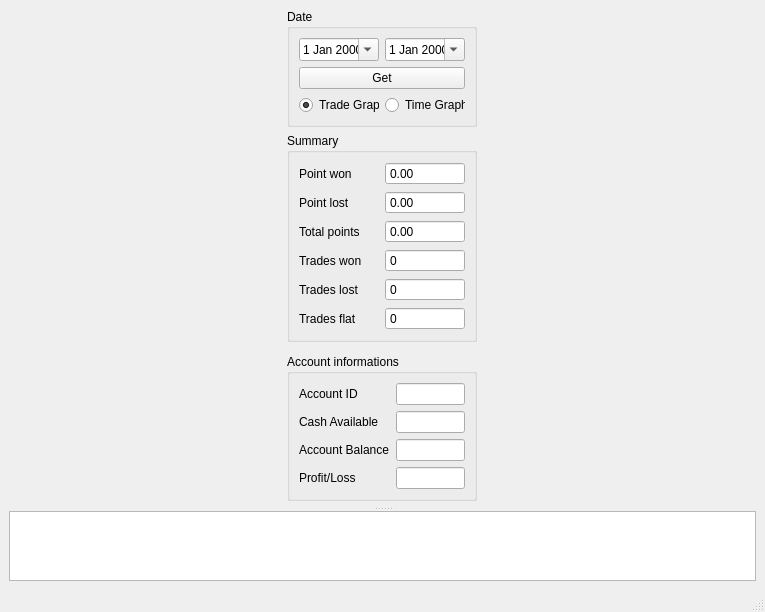
<?xml version="1.0" encoding="UTF-8"?>
<ui version="4.0">
 <class>MainWindowHistory</class>
 <widget class="QMainWindow" name="MainWindowHistory">
  <property name="geometry">
   <rect>
    <x>0</x>
    <y>0</y>
    <width>765</width>
    <height>580</height>
   </rect>
  </property>
  <property name="windowTitle">
   <string>History</string>
  </property>
  <widget class="QWidget" name="centralwidget">
   <layout class="QVBoxLayout" name="verticalLayout">
    <item>
     <widget class="QSplitter" name="splitter">
      <property name="orientation">
       <enum>Qt::Vertical</enum>
      </property>
      <widget class="QWidget" name="layoutWidget">
       <layout class="QGridLayout" name="gridLayout_5">
        <item row="1" column="0">
         <widget class="QGroupBox" name="groupBox_Summary">
          <property name="minimumSize">
           <size>
            <width>0</width>
            <height>0</height>
           </size>
          </property>
          <property name="maximumSize">
           <size>
            <width>190</width>
            <height>16777215</height>
           </size>
          </property>
          <property name="title">
           <string>Summary</string>
          </property>
          <layout class="QGridLayout" name="gridLayout_3">
           <item row="1" column="1">
            <widget class="QDoubleSpinBox" name="doubleSpinBox_PointsLost">
             <property name="readOnly">
              <bool>true</bool>
             </property>
             <property name="buttonSymbols">
              <enum>QAbstractSpinBox::NoButtons</enum>
             </property>
             <property name="minimum">
              <double>-10000.000000000000000</double>
             </property>
             <property name="maximum">
              <double>10000.000000000000000</double>
             </property>
            </widget>
           </item>
           <item row="0" column="0">
            <widget class="QLabel" name="label_8">
             <property name="text">
              <string>Point won</string>
             </property>
            </widget>
           </item>
           <item row="5" column="1">
            <widget class="QSpinBox" name="spinBox_TradesFlat">
             <property name="readOnly">
              <bool>true</bool>
             </property>
             <property name="buttonSymbols">
              <enum>QAbstractSpinBox::NoButtons</enum>
             </property>
            </widget>
           </item>
           <item row="5" column="0">
            <widget class="QLabel" name="label_13">
             <property name="text">
              <string>Trades flat</string>
             </property>
            </widget>
           </item>
           <item row="4" column="0">
            <widget class="QLabel" name="label_12">
             <property name="text">
              <string>Trades lost</string>
             </property>
            </widget>
           </item>
           <item row="4" column="1">
            <widget class="QSpinBox" name="spinBox_TradesLost">
             <property name="readOnly">
              <bool>true</bool>
             </property>
             <property name="buttonSymbols">
              <enum>QAbstractSpinBox::NoButtons</enum>
             </property>
            </widget>
           </item>
           <item row="1" column="0">
            <widget class="QLabel" name="label_9">
             <property name="text">
              <string>Point lost</string>
             </property>
            </widget>
           </item>
           <item row="2" column="0">
            <widget class="QLabel" name="label_10">
             <property name="text">
              <string>Total points</string>
             </property>
            </widget>
           </item>
           <item row="3" column="0">
            <widget class="QLabel" name="label_11">
             <property name="text">
              <string>Trades won</string>
             </property>
            </widget>
           </item>
           <item row="0" column="1">
            <widget class="QDoubleSpinBox" name="doubleSpinBox_PointsWon">
             <property name="readOnly">
              <bool>true</bool>
             </property>
             <property name="buttonSymbols">
              <enum>QAbstractSpinBox::NoButtons</enum>
             </property>
             <property name="maximum">
              <double>10000.000000000000000</double>
             </property>
            </widget>
           </item>
           <item row="2" column="1">
            <widget class="QDoubleSpinBox" name="doubleSpinBox_PointsTotal">
             <property name="readOnly">
              <bool>true</bool>
             </property>
             <property name="buttonSymbols">
              <enum>QAbstractSpinBox::NoButtons</enum>
             </property>
             <property name="minimum">
              <double>-1000000.000000000000000</double>
             </property>
             <property name="maximum">
              <double>1000000.000000000000000</double>
             </property>
            </widget>
           </item>
           <item row="3" column="1">
            <widget class="QSpinBox" name="spinBox_TradesWon">
             <property name="readOnly">
              <bool>true</bool>
             </property>
             <property name="buttonSymbols">
              <enum>QAbstractSpinBox::NoButtons</enum>
             </property>
            </widget>
           </item>
          </layout>
         </widget>
        </item>
        <item row="0" column="0">
         <widget class="QGroupBox" name="groupBox">
          <property name="minimumSize">
           <size>
            <width>0</width>
            <height>0</height>
           </size>
          </property>
          <property name="maximumSize">
           <size>
            <width>190</width>
            <height>16777215</height>
           </size>
          </property>
          <property name="title">
           <string>Date</string>
          </property>
          <layout class="QGridLayout" name="gridLayout_4">
           <item row="1" column="1" colspan="2">
            <widget class="QPushButton" name="pushButton_Get">
             <property name="text">
              <string>Get</string>
             </property>
            </widget>
           </item>
           <item row="0" column="1">
            <widget class="QDateEdit" name="dateEdit_StartDate">
             <property name="calendarPopup">
              <bool>true</bool>
             </property>
            </widget>
           </item>
           <item row="0" column="2">
            <widget class="QDateEdit" name="dateEdit_EndDate">
             <property name="calendarPopup">
              <bool>true</bool>
             </property>
            </widget>
           </item>
           <item row="2" column="1">
            <widget class="QRadioButton" name="radioButton_TradeGraph">
             <property name="text">
              <string>Trade Graph</string>
             </property>
             <property name="checked">
              <bool>true</bool>
             </property>
            </widget>
           </item>
           <item row="2" column="2">
            <widget class="QRadioButton" name="radioButton_TimeGraph">
             <property name="text">
              <string>Time Graph</string>
             </property>
            </widget>
           </item>
          </layout>
         </widget>
        </item>
        <item row="3" column="0">
         <widget class="QGroupBox" name="groupBox_AccountInfo">
          <property name="minimumSize">
           <size>
            <width>0</width>
            <height>0</height>
           </size>
          </property>
          <property name="maximumSize">
           <size>
            <width>190</width>
            <height>6000</height>
           </size>
          </property>
          <property name="title">
           <string>Account informations</string>
          </property>
          <layout class="QGridLayout" name="gridLayout_2">
           <item row="4" column="1">
            <widget class="QLineEdit" name="lineEdit_AccountProfitLoss">
             <property name="readOnly">
              <bool>true</bool>
             </property>
            </widget>
           </item>
           <item row="2" column="1">
            <widget class="QLineEdit" name="lineEdit_AccountCashAvailable">
             <property name="readOnly">
              <bool>true</bool>
             </property>
            </widget>
           </item>
           <item row="3" column="1">
            <widget class="QLineEdit" name="lineEdit_AccountBalance">
             <property name="readOnly">
              <bool>true</bool>
             </property>
            </widget>
           </item>
           <item row="0" column="1">
            <widget class="QLineEdit" name="lineEdit_AccountID">
             <property name="readOnly">
              <bool>true</bool>
             </property>
            </widget>
           </item>
           <item row="0" column="0">
            <widget class="QLabel" name="label_4">
             <property name="text">
              <string>Account ID</string>
             </property>
            </widget>
           </item>
           <item row="2" column="0">
            <widget class="QLabel" name="label_5">
             <property name="text">
              <string>Cash Available</string>
             </property>
            </widget>
           </item>
           <item row="3" column="0">
            <widget class="QLabel" name="label_6">
             <property name="text">
              <string>Account Balance</string>
             </property>
            </widget>
           </item>
           <item row="4" column="0">
            <widget class="QLabel" name="label_7">
             <property name="text">
              <string>Profit/Loss</string>
             </property>
            </widget>
           </item>
          </layout>
         </widget>
        </item>
        <item row="0" column="1" rowspan="5">
         <layout class="QVBoxLayout" name="verticalLayout_chart"/>
        </item>
       </layout>
      </widget>
      <widget class="QTableView" name="tableView">
       <property name="minimumSize">
        <size>
         <width>0</width>
         <height>0</height>
        </size>
       </property>
      </widget>
     </widget>
    </item>
   </layout>
  </widget>
  <widget class="QMenuBar" name="menubar">
   <property name="geometry">
    <rect>
     <x>0</x>
     <y>0</y>
     <width>765</width>
     <height>21</height>
    </rect>
   </property>
  </widget>
  <widget class="QStatusBar" name="statusbar"/>
 </widget>
 <resources/>
 <connections/>
</ui>
